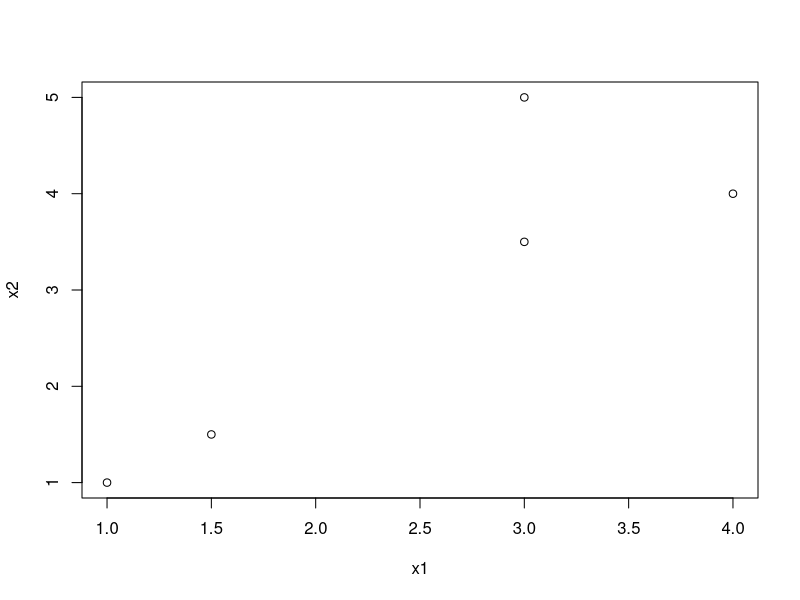
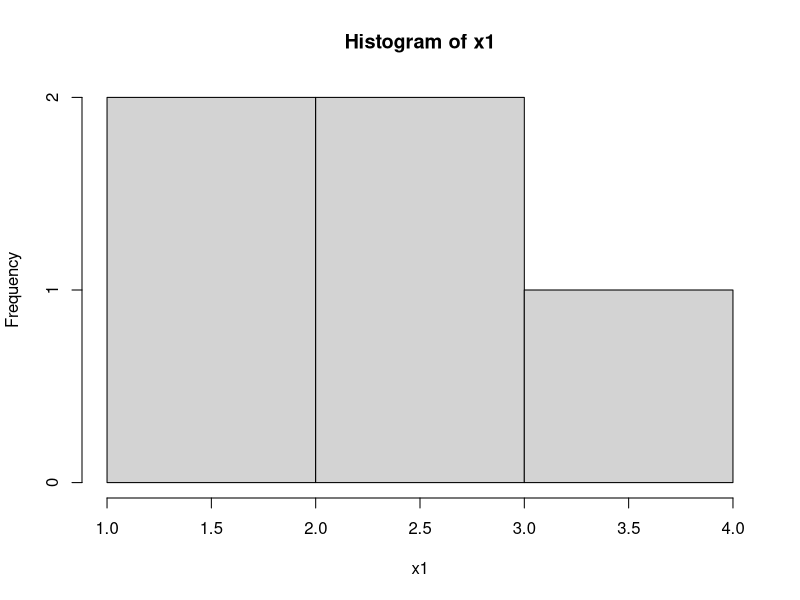
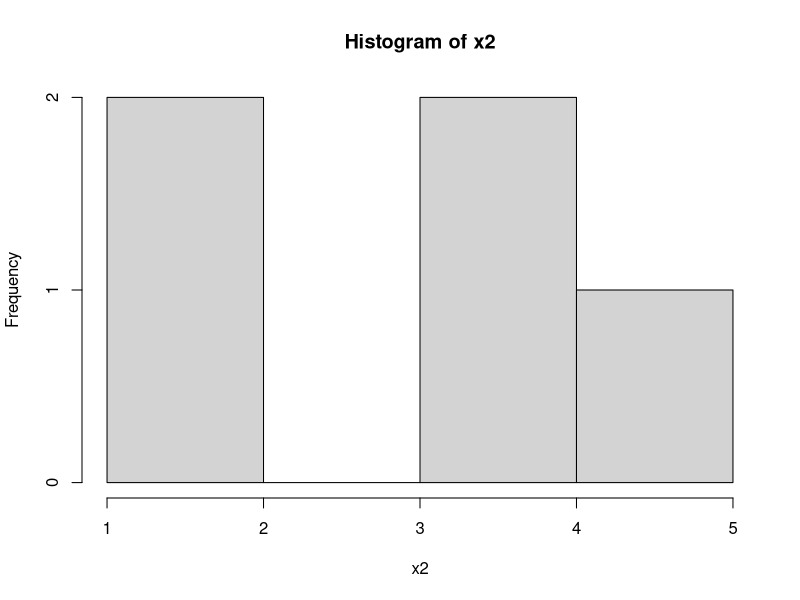
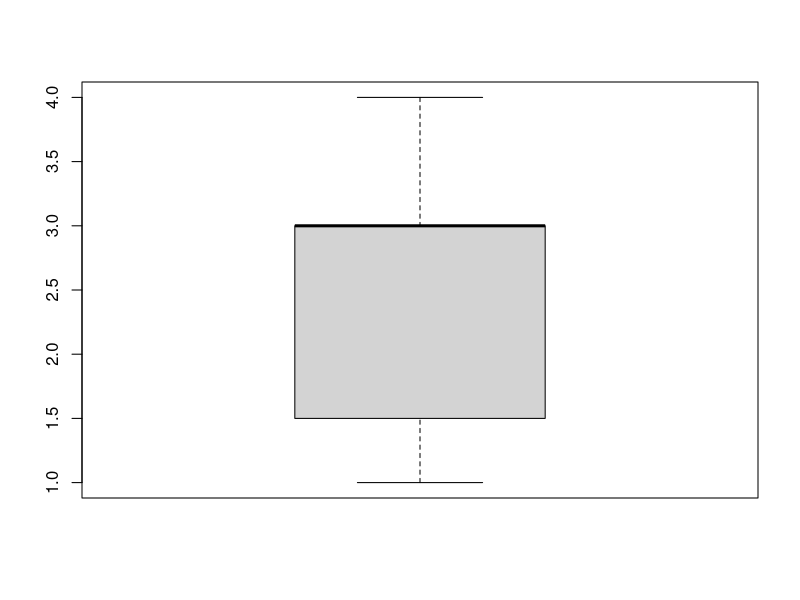
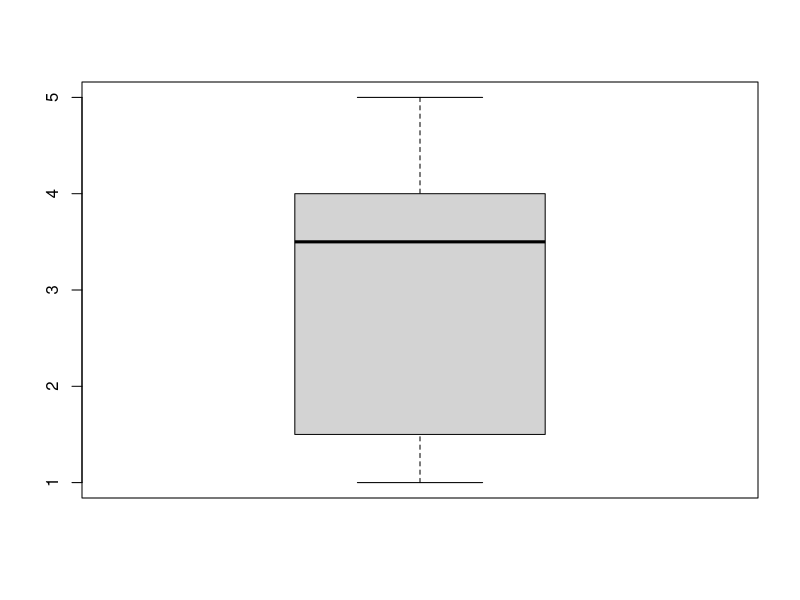

Reproduce these figures in R, in order.
# x1 dataset
x1 <- c(1, 1.5, 3, 4, 3)
# x2 dataset
x2 <- c(1, 1.5, 5, 4, 3.5)

pdf("lab1_plot.pdf")
# scatter plot
plot(x1, x2)
# histogram
hist(x1)
hist(x2)
# box plot
boxplot(x1)
boxplot(x2)
# mean
x1_mean <- mean(x1)
x2_mean <- mean(x2)
# standard deviation
x1_sd <- sd(x1)
x2_sd <- sd(x2)
# combine dataset
cbind(x1, x2)
sprintf("Mean of X1: %f", x1_mean)
sprintf("Mean of X2: %f", x2_mean)
sprintf("Standard Deviation of X1: %f", x1_sd)
sprintf("Standard Deviation of X2: %f", x2_sd)
dev.off()